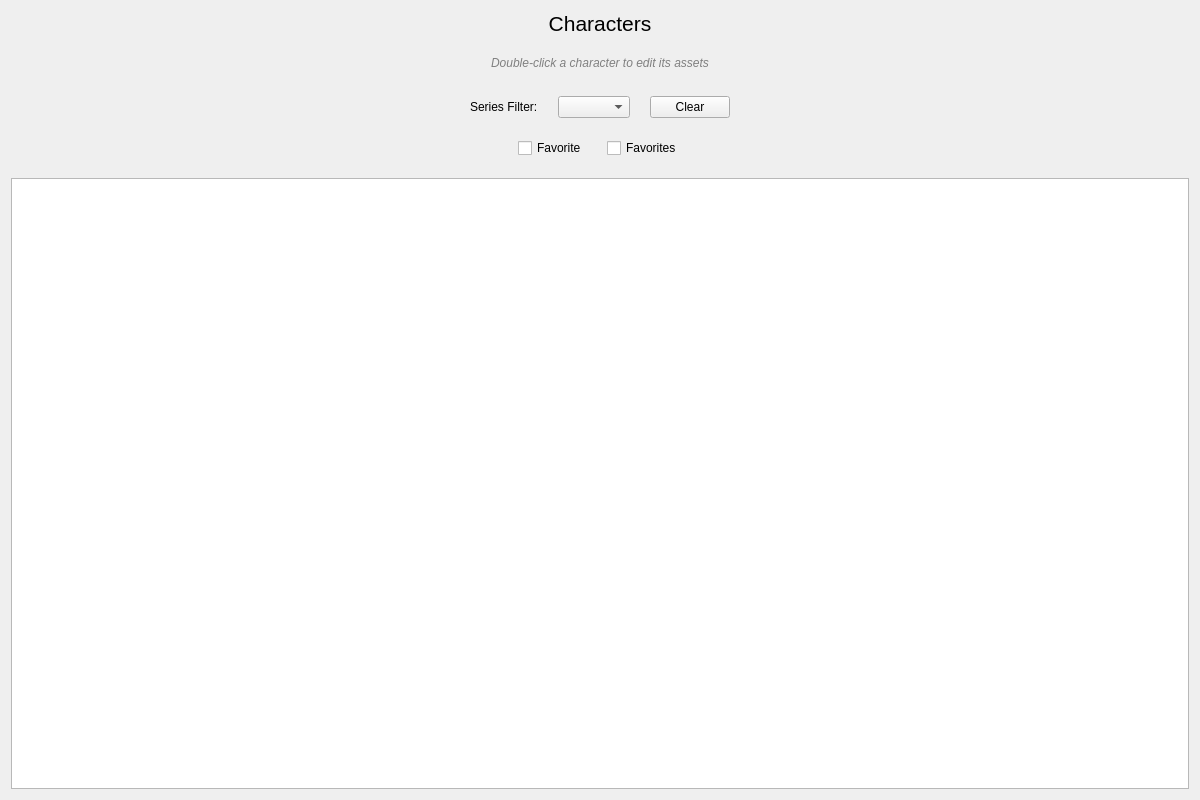
<?xml version="1.0" encoding="UTF-8"?>
<ui version="4.0">
 <class>Character</class>
 <widget class="QWidget" name="Character">
  <property name="geometry">
   <rect>
    <x>0</x>
    <y>0</y>
    <width>1200</width>
    <height>800</height>
   </rect>
  </property>
  <property name="windowTitle">
   <string>Form</string>
  </property>
  <layout class="QVBoxLayout" name="verticalLayout">
   <property name="spacing">
    <number>20</number>
   </property>
   <item>
    <widget class="QLabel" name="label">
     <property name="font">
      <font>
       <pointsize>16</pointsize>
      </font>
     </property>
     <property name="text">
      <string>Characters</string>
     </property>
     <property name="alignment">
      <set>Qt::AlignmentFlag::AlignHCenter|Qt::AlignmentFlag::AlignTop</set>
     </property>
    </widget>
   </item>
   <item>
    <layout class="QHBoxLayout" name="main_content">
     <item>
      <spacer name="horizontalSpacer_5">
       <property name="orientation">
        <enum>Qt::Orientation::Horizontal</enum>
       </property>
       <property name="sizeHint" stdset="0">
        <size>
         <width>40</width>
         <height>20</height>
        </size>
       </property>
      </spacer>
     </item>
     <item>
      <widget class="QLabel" name="instructions">
       <property name="text">
        <string>Double-click a character to edit its assets</string>
       </property>
       <property name="alignment">
        <set>Qt::AlignmentFlag::AlignHCenter|Qt::AlignmentFlag::AlignTop</set>
       </property>
       <property name="styleSheet">
        <string>color: gray; font-style: italic;</string>
       </property>
      </widget>
     </item>
     <item>
      <spacer name="horizontalSpacer_6">
       <property name="orientation">
        <enum>Qt::Orientation::Horizontal</enum>
       </property>
       <property name="sizeHint" stdset="0">
        <size>
         <width>40</width>
         <height>20</height>
        </size>
       </property>
      </spacer>
     </item>
    </layout>
   </item>
   <item>
    <layout class="QHBoxLayout" name="horizontalLayout_3">
     <item>
      <spacer name="horizontalSpacer_4">
       <property name="orientation">
        <enum>Qt::Orientation::Horizontal</enum>
       </property>
       <property name="sizeHint" stdset="0">
        <size>
         <width>40</width>
         <height>20</height>
        </size>
       </property>
      </spacer>
     </item>
     <item>
      <layout class="QVBoxLayout" name="verticalLayout_2">
       <item>
        <widget class="QLabel" name="label_5">
         <property name="text">
          <string>Series Filter:</string>
         </property>
        </widget>
       </item>
      </layout>
     </item>
     <item>
      <layout class="QVBoxLayout" name="verticalLayout_3">
       <item>
        <widget class="QComboBox" name="seriesComboBox">
         <property name="cursor">
          <cursorShape>PointingHandCursor</cursorShape>
         </property>
        </widget>
       </item>
      </layout>
     </item>
     <item>
      <layout class="QVBoxLayout" name="verticalLayout_4">
       <item>
        <widget class="QPushButton" name="clearFilterButton">
         <property name="cursor">
          <cursorShape>PointingHandCursor</cursorShape>
         </property>
         <property name="text">
          <string>Clear</string>
         </property>
         <property name="icon">
          <iconset theme="QIcon::ThemeIcon::EditClear"/>
         </property>
        </widget>
       </item>
      </layout>
     </item>
     <item>
      <spacer name="horizontalSpacer">
       <property name="orientation">
        <enum>Qt::Orientation::Horizontal</enum>
       </property>
       <property name="sizeHint" stdset="0">
        <size>
         <width>40</width>
         <height>20</height>
        </size>
       </property>
      </spacer>
     </item>
    </layout>
   </item>
   <item>
    <layout class="QHBoxLayout" name="horizontalLayout">
     <item>
      <spacer name="horizontalSpacer_9">
       <property name="orientation">
        <enum>Qt::Orientation::Horizontal</enum>
       </property>
       <property name="sizeHint" stdset="0">
        <size>
         <width>40</width>
         <height>20</height>
        </size>
       </property>
      </spacer>
     </item>
     <item>
      <widget class="QCheckBox" name="favorite">
       <property name="text">
        <string>Favorite</string>
       </property>
      </widget>
     </item>
     <item>
      <widget class="QCheckBox" name="favorites">
       <property name="text">
        <string>Favorites</string>
       </property>
      </widget>
     </item>
     <item>
      <spacer name="horizontalSpacer_10">
       <property name="orientation">
        <enum>Qt::Orientation::Horizontal</enum>
       </property>
       <property name="sizeHint" stdset="0">
        <size>
         <width>40</width>
         <height>20</height>
        </size>
       </property>
      </spacer>
     </item>
    </layout>
   </item>
   <item>
    <widget class="QListView" name="charactersView">
     <property name="cursor" stdset="0">
      <cursorShape>PointingHandCursor</cursorShape>
     </property>
     <property name="frameShape">
      <enum>QFrame::Shape::StyledPanel</enum>
     </property>
     <property name="iconSize">
      <size>
       <width>128</width>
       <height>128</height>
      </size>
     </property>
     <property name="resizeMode">
      <enum>QListView::ResizeMode::Adjust</enum>
     </property>
     <property name="layoutMode">
      <enum>QListView::LayoutMode::Batched</enum>
     </property>
     <property name="spacing">
      <number>2</number>
     </property>
     <property name="viewMode">
      <enum>QListView::ViewMode::IconMode</enum>
     </property>
    </widget>
   </item>
  </layout>
 </widget>
 <resources/>
 <connections/>
</ui>
